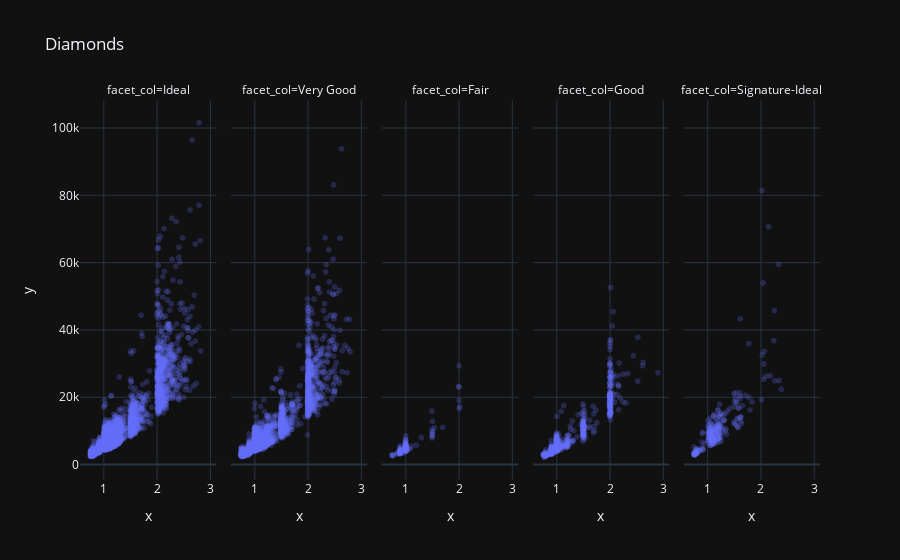

Write notebook code for a chart like this one.
### Code cell
import plotly.express as px
fig = px.scatter(x=data['Carat Weight'], y= data['Price'], facet_col=data['Cut'], opacity= 0.25, template= 'plotly_dark', trendline_color_override= 'red', title='Diamonds')
fig.show();

### Figure 1 — Plotly figure (JSON) as saved in the notebook; plotly's stock layout.template omitted (floating-point values rounded to 4 significant figures; data arrays with more than 128 entries replaced by an {"elided": "..."} marker saying what was removed)
{"data": [{"hovertemplate": "facet_col=Ideal<br>x=%{x}<br>y=%{y}<extra></extra>", "legendgroup": "", "marker": {"color": "#636efa", "opacity": 0.25, "symbol": "circle"}, "mode": "markers", "name": "", "showlegend": false, "type": "scattergl", "x": {"elided": "2482 float values"}, "xaxis": "x", "y": {"elided": "2482 int values"}, "yaxis": "y"}, {"hovertemplate": "facet_col=Very Good<br>x=%{x}<br>y=%{y}<extra></extra>", "legendgroup": "", "marker": {"color": "#636efa", "opacity": 0.25, "symbol": "circle"}, "mode": "markers", "name": "", "showlegend": false, "type": "scattergl", "x": {"elided": "2428 float values"}, "xaxis": "x2", "y": {"elided": "2428 int values"}, "yaxis": "y2"}, {"hovertemplate": "facet_col=Fair<br>x=%{x}<br>y=%{y}<extra></extra>", "legendgroup": "", "marker": {"color": "#636efa", "opacity": 0.25, "symbol": "circle"}, "mode": "markers", "name": "", "showlegend": false, "type": "scattergl", "x": {"elided": "129 float values"}, "xaxis": "x3", "y": {"elided": "129 int values"}, "yaxis": "y3"}, {"hovertemplate": "facet_col=Good<br>x=%{x}<br>y=%{y}<extra></extra>", "legendgroup": "", "marker": {"color": "#636efa", "opacity": 0.25, "symbol": "circle"}, "mode": "markers", "name": "", "showlegend": false, "type": "scattergl", "x": {"elided": "708 float values"}, "xaxis": "x4", "y": {"elided": "708 int values"}, "yaxis": "y4"}, {"hovertemplate": "facet_col=Signature-Ideal<br>x=%{x}<br>y=%{y}<extra></extra>", "legendgroup": "", "marker": {"color": "#636efa", "opacity": 0.25, "symbol": "circle"}, "mode": "markers", "name": "", "showlegend": false, "type": "scattergl", "x": {"elided": "253 float values"}, "xaxis": "x5", "y": {"elided": "253 int values"}, "yaxis": "y5"}], "layout": {"annotations": [{"font": {}, "showarrow": false, "text": "facet_col=Ideal", "x": 0.092, "xanchor": "center", "xref": "paper", "y": 1, "yanchor": "bottom", "yref": "paper"}, {"font": {}, "showarrow": false, "text": "facet_col=Very Good", "x": 0.296, "xanchor": "center", "xref": "paper", "y": 1, "yanchor": "bottom", "yref": "paper"}, {"font": {}, "showarrow": false, "text": "facet_col=Fair", "x": 0.5, "xanchor": "center", "xref": "paper", "y": 1, "yanchor": "bottom", "yref": "paper"}, {"font": {}, "showarrow": false, "text": "facet_col=Good", "x": 0.704, "xanchor": "center", "xref": "paper", "y": 1, "yanchor": "bottom", "yref": "paper"}, {"font": {}, "showarrow": false, "text": "facet_col=Signature-Ideal", "x": 0.908, "xanchor": "center", "xref": "paper", "y": 1, "yanchor": "bottom", "yref": "paper"}], "legend": {"tracegroupgap": 0}, "title": {"text": "Diamonds"}, "xaxis": {"anchor": "y", "domain": [0, 0.184], "title": {"text": "x"}}, "xaxis2": {"anchor": "y2", "domain": [0.204, 0.388], "matches": "x", "title": {"text": "x"}}, "xaxis3": {"anchor": "y3", "domain": [0.408, 0.592], "matches": "x", "title": {"text": "x"}}, "xaxis4": {"anchor": "y4", "domain": [0.612, 0.796], "matches": "x", "title": {"text": "x"}}, "xaxis5": {"anchor": "y5", "domain": [0.816, 1], "matches": "x", "title": {"text": "x"}}, "yaxis": {"anchor": "x", "domain": [0, 1], "title": {"text": "y"}}, "yaxis2": {"anchor": "x2", "domain": [0, 1], "matches": "y", "showticklabels": false}, "yaxis3": {"anchor": "x3", "domain": [0, 1], "matches": "y", "showticklabels": false}, "yaxis4": {"anchor": "x4", "domain": [0, 1], "matches": "y", "showticklabels": false}, "yaxis5": {"anchor": "x5", "domain": [0, 1], "matches": "y", "showticklabels": false}}}
